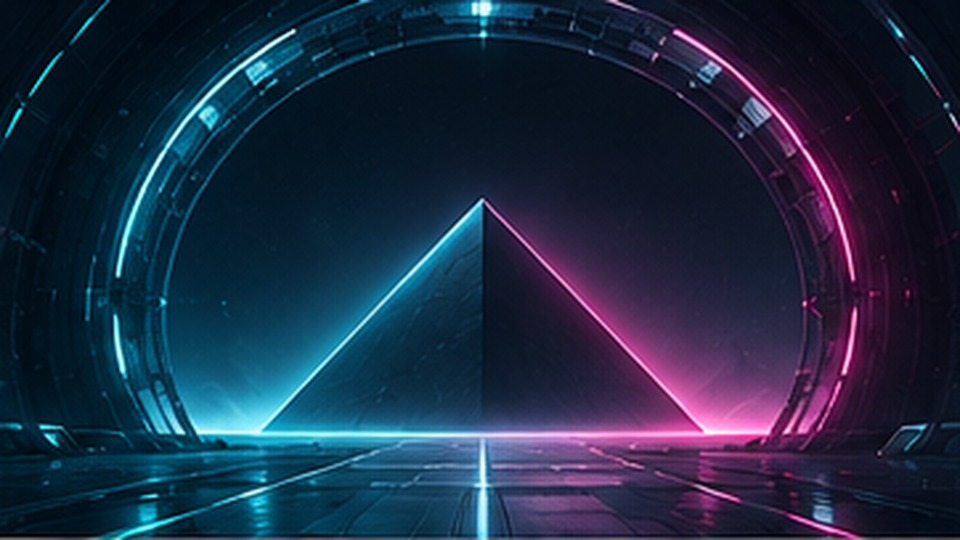
#> input picture assets/wallpapers/neon/osiris-neon-01-portal-dark.png, 1920 x 1080 px (shown at 1/2 size); its folder holds 3 pictures in this run
$ python gen_preview_wallpapers.py
#> lines starting #> are read from the running program, lines starting #| are printed output that depends on the picture
#!/usr/bin/env python3
"""Build lightweight wallpaper previews and docs/preview/wallpapers.js."""
from __future__ import annotations

import json
import re
from pathlib import Path

from PIL import Image


ROOT = Path(__file__).resolve().parents[2]
SRC = ROOT / "assets/wallpapers"
OUT = ROOT / "docs/preview/wallpapers"
DATA = ROOT / "docs/preview/wallpapers.js"
PATTERN = re.compile(r"osiris-(?P<family>[^-]+)-(?P<design>.+)-(?P<variant>dark|light)\.(?:png|jpe?g)$")


def main() -> None:
    OUT.mkdir(parents=True, exist_ok=True)
    static = []
    by_family: dict[str, dict[str, dict[str, str]]] = {}
    for source in sorted(SRC.glob("*/*")):
        match = PATTERN.fullmatch(source.name)
        if not match:
            continue
        family, design, variant = (match.group(k) for k in ("family", "design", "variant"))
        target = OUT / f"{family}-{design}-{variant}.jpg"
        with Image.open(source) as image:
#> image is the input picture: PIL image 1920x1080 RGB; mean R, G, B 29, 43.2, 66.8
            image.convert("RGB").resize((640, 360), Image.Resampling.LANCZOS).save(
                target, "JPEG", quality=78, optimize=True)
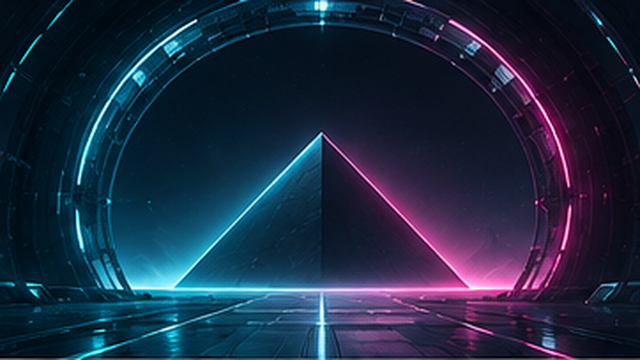
#> saved as neon-01-portal-dark.jpg: PIL image 640x360 RGB; mean R, G, B 29, 43.2, 66.8
        url = f"wallpapers/{target.name}"
        static.append({"family": family, "design": design, "variant": variant, "src": url})
        by_family.setdefault(family, {}).setdefault(design, {})[variant] = url
#> pass 2 of the loop in main, `for source in sorted(SRC.glob("*/*")):`:
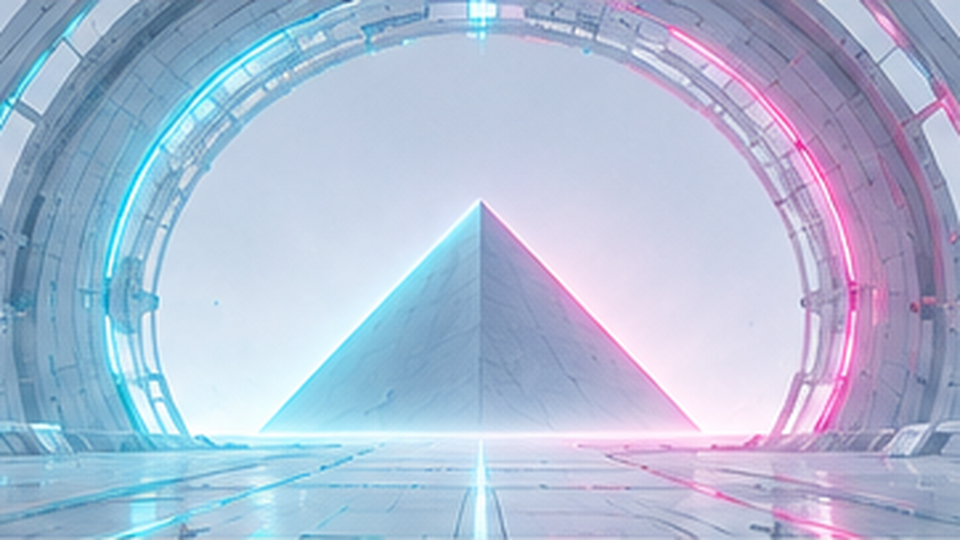
#> input picture assets/wallpapers/neon/osiris-neon-01-portal-light.png, 1920 x 1080 px (shown at 1/2 size)
#> in main, image is the input picture: PIL image 1920x1080 RGB; mean R, G, B 173.9, 188.6, 213.8
#> in main, `image.convert("RGB").resize((640, 360), Image.Resampling.LANCZOS).save..`:
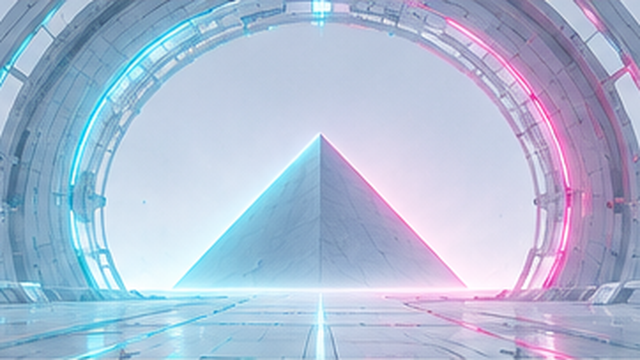
#> saved as neon-01-portal-light.jpg: PIL image 640x360 RGB; mean R, G, B 173.9, 188.6, 213.8
#> pass 3 of the loop in main, `for source in sorted(SRC.glob("*/*")):`:
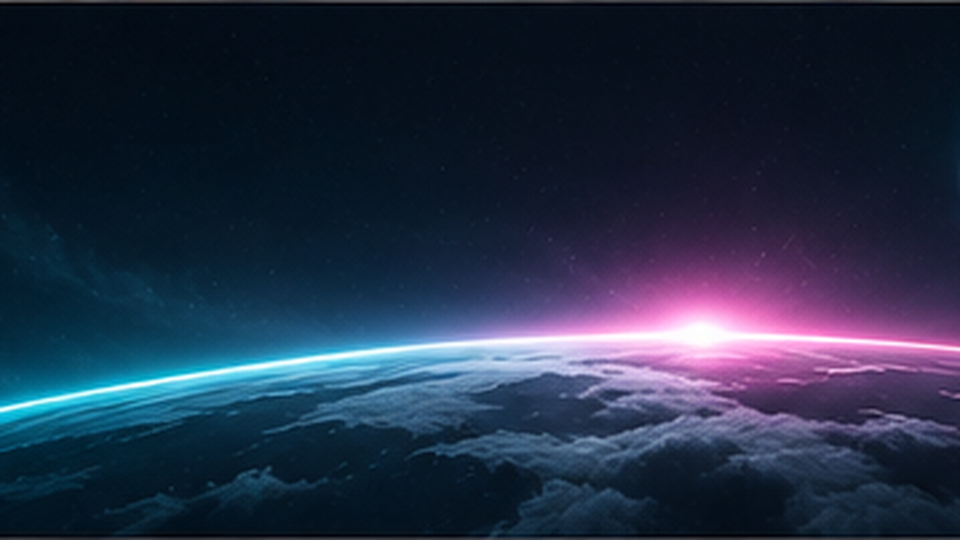
#> input picture assets/wallpapers/neon/osiris-neon-02-horizon-dark.png, 1920 x 1080 px (shown at 1/2 size)
#> in main, image is the input picture: PIL image 1920x1080 RGB; mean R, G, B 34.9, 46.4, 68.9
#> in main, `image.convert("RGB").resize((640, 360), Image.Resampling.LANCZOS).save..`:
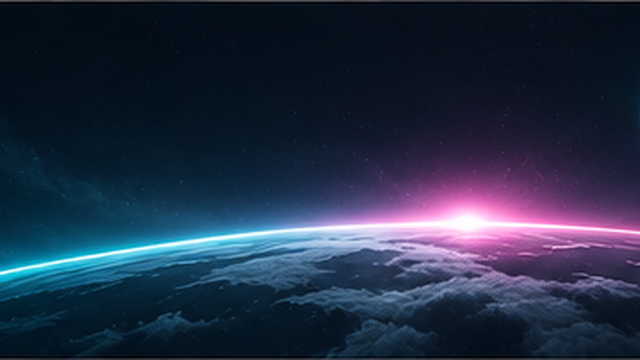
#> saved as neon-02-horizon-dark.jpg: PIL image 640x360 RGB; mean R, G, B 34.9, 46.4, 68.9

    animated = []
    for family, designs_map in sorted(by_family.items()):
        designs = sorted(designs_map)
        for variant in ("dark", "light"):
            for phase in range(3):
                selected = [designs[(phase + i * 2) % len(designs)] for i in range(4)]
                animated.append({
                    "family": family, "variant": variant, "name": f"Animated {phase + 1}",
                    "frames": [designs_map[name][variant] for name in selected],
                })
    payload = {"static": static, "animated": animated}
    DATA.write_text("/* GENERATED — do not edit. */\nwindow.OSIRIS_WALLPAPERS = "
                    + json.dumps(payload, ensure_ascii=False, indent=2) + ";\n", encoding="utf-8")
    print(f"gen_preview_wallpapers: {len(static)} static + {len(animated)} animated")


if __name__ == "__main__":
#> (the run stopped early here; a loop or call above may not have finished)
